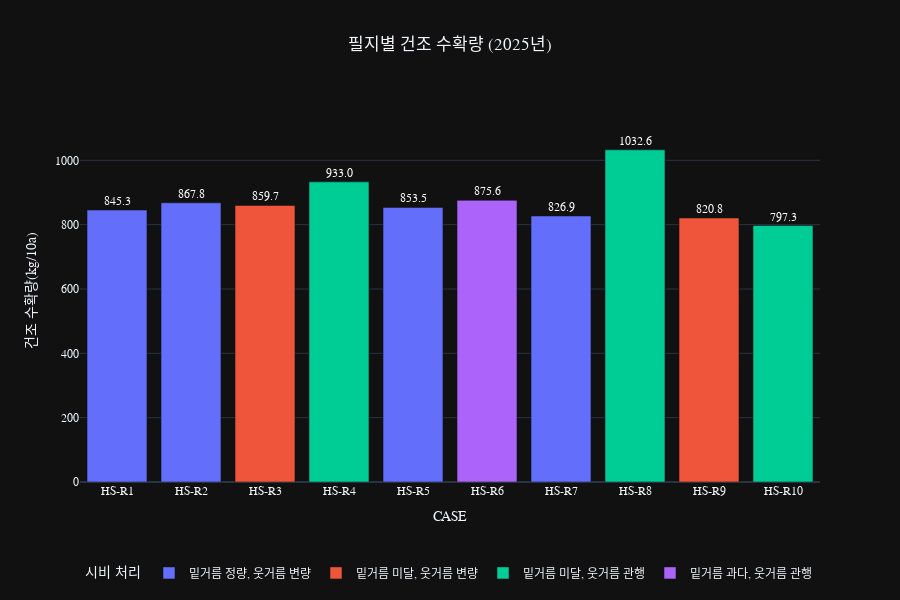

Notebook code for this chart:
### Code cell
fig = px.bar(
    df_hw,             # 사용할 집계 데이터
    x='코드번호',                  # X축: CASE
    y='건조 수확량(kg/10a)', # Y축: 평균 수확량
    color='시비 처리',                # [수정] 색상: '품종'별로
    text='건조 수확량(kg/10a)', # 막대 위에 값 표시
    title="필지별 건조 수확량 (2025년)",
    category_orders={"코드번호": code_order}
   )
max_yield = df_hw['건조 수확량(kg/10a)'].max()

# 6. 레이아웃 업데이트
fig.update_layout(
    height=600,
    font=dict(family="Malgun Gothic, AppleGGothic, sans-serif"),
    bargap=0.1,         # 그룹 내 막대 간격
    bargroupgap=0.1,    # 그룹 간 간격
    title_x=0.5,         # 제목 가운데 정렬
    uniformtext_minsize=10, # [NEW] 텍스트 최소 크기를 25로 강제
    uniformtext_mode='show'
)
fig.update_xaxes(title_text='CASE')
fig.update_yaxes(range=[0, None]) # Y축 0부터 시작
# fig.update_traces(texttemplate='%{y:.1f}', textposition='outside') # 텍스트 포맷

# 8. [수정 2] Y축 범위 설정 (최대값의 115%로 설정하여 상단 여유 공간 확보)
fig.update_yaxes(range=[0, max_yield * 1.15])
# 7. [수정] 텍스트 폰트 크기 및 색상 지정
fig.update_traces(
    texttemplate='%{y:.1f}',
    textposition='outside',
    textfont=dict(
        # size=25,      # 폰트 크기를 14로 설정
        color='white' # 폰트 색상을 검은색으로 설정
    )
)

# 제목 가운데 정렬
fig.update_layout(title_x=0.5,
                      # --- 범례 위치 설정 ---
    legend=dict(
        orientation="h",   # 범례 수직 정렬
        yanchor="top",     # Y축 기준: 위쪽
        y=-0.2,               # Y 위치: 맨 위
        xanchor="center",   # X축 기준: 오른쪽
        x=0.5# X 위치 (차트 영역 오른쪽)
 )
                  )
fig.show()

### Figure 1 — Plotly figure (JSON) as saved in the notebook; plotly's stock layout.template omitted (floating-point values rounded to 4 significant figures)
{"data": [{"hovertemplate": "시비 처리=밑거름 정량, 웃거름 변량<br>코드번호=%{x}<br>건조 수확량(kg/10a)=%{text}<extra></extra>", "legendgroup": "밑거름 정량, 웃거름 변량", "marker": {"color": "#636efa", "pattern": {"shape": ""}}, "name": "밑거름 정량, 웃거름 변량", "orientation": "v", "showlegend": true, "text": [845.3, 867.8, 853.5, 826.9], "textposition": "outside", "x": ["HS-R1", "HS-R2", "HS-R5", "HS-R7"], "xaxis": "x", "y": [845.3, 867.8, 853.5, 826.9], "yaxis": "y", "type": "bar", "textfont": {"color": "white"}, "texttemplate": "%{y:.1f}"}, {"hovertemplate": "시비 처리=밑거름 미달, 웃거름 변량<br>코드번호=%{x}<br>건조 수확량(kg/10a)=%{text}<extra></extra>", "legendgroup": "밑거름 미달, 웃거름 변량", "marker": {"color": "#EF553B", "pattern": {"shape": ""}}, "name": "밑거름 미달, 웃거름 변량", "orientation": "v", "showlegend": true, "text": [859.7, 820.8], "textposition": "outside", "x": ["HS-R3", "HS-R9"], "xaxis": "x", "y": [859.7, 820.8], "yaxis": "y", "type": "bar", "textfont": {"color": "white"}, "texttemplate": "%{y:.1f}"}, {"hovertemplate": "시비 처리=밑거름 미달, 웃거름 관행<br>코드번호=%{x}<br>건조 수확량(kg/10a)=%{text}<extra></extra>", "legendgroup": "밑거름 미달, 웃거름 관행", "marker": {"color": "#00cc96", "pattern": {"shape": ""}}, "name": "밑거름 미달, 웃거름 관행", "orientation": "v", "showlegend": true, "text": [933.0, 1033.0, 797.3], "textposition": "outside", "x": ["HS-R4", "HS-R8", "HS-R10"], "xaxis": "x", "y": [933.0, 1033.0, 797.3], "yaxis": "y", "type": "bar", "textfont": {"color": "white"}, "texttemplate": "%{y:.1f}"}, {"hovertemplate": "시비 처리=밑거름 과다, 웃거름 관행<br>코드번호=%{x}<br>건조 수확량(kg/10a)=%{text}<extra></extra>", "legendgroup": "밑거름 과다, 웃거름 관행", "marker": {"color": "#ab63fa", "pattern": {"shape": ""}}, "name": "밑거름 과다, 웃거름 관행", "orientation": "v", "showlegend": true, "text": [875.6], "textposition": "outside", "x": ["HS-R6"], "xaxis": "x", "y": [875.6], "yaxis": "y", "type": "bar", "textfont": {"color": "white"}, "texttemplate": "%{y:.1f}"}], "layout": {"xaxis": {"anchor": "y", "domain": [0.0, 1.0], "title": {"text": "CASE"}, "categoryorder": "array", "categoryarray": ["HS-R1", "HS-R2", "HS-R3", "HS-R4", "HS-R5", "HS-R6", "HS-R7", "HS-R8", "HS-R9", "HS-R10"]}, "yaxis": {"anchor": "x", "domain": [0.0, 1.0], "title": {"text": "건조 수확량(kg/10a)"}, "range": [0, 1188.0]}, "legend": {"title": {"text": "시비 처리"}, "tracegroupgap": 0, "orientation": "h", "yanchor": "top", "y": -0.2, "xanchor": "center", "x": 0.5}, "title": {"text": "필지별 건조 수확량 (2025년)", "x": 0.5}, "barmode": "relative", "font": {"family": "Malgun Gothic, AppleGGothic, sans-serif"}, "uniformtext": {"minsize": 10, "mode": "show"}, "height": 600, "bargap": 0.1, "bargroupgap": 0.1}}
